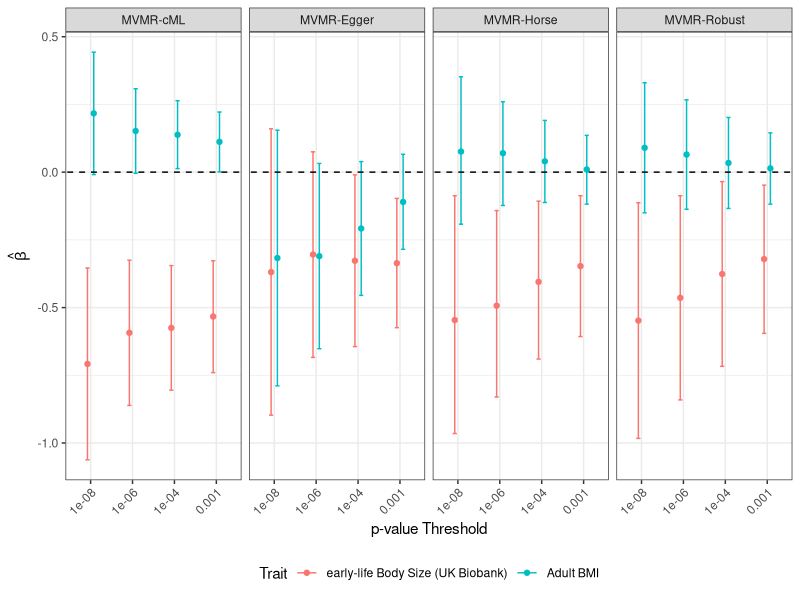
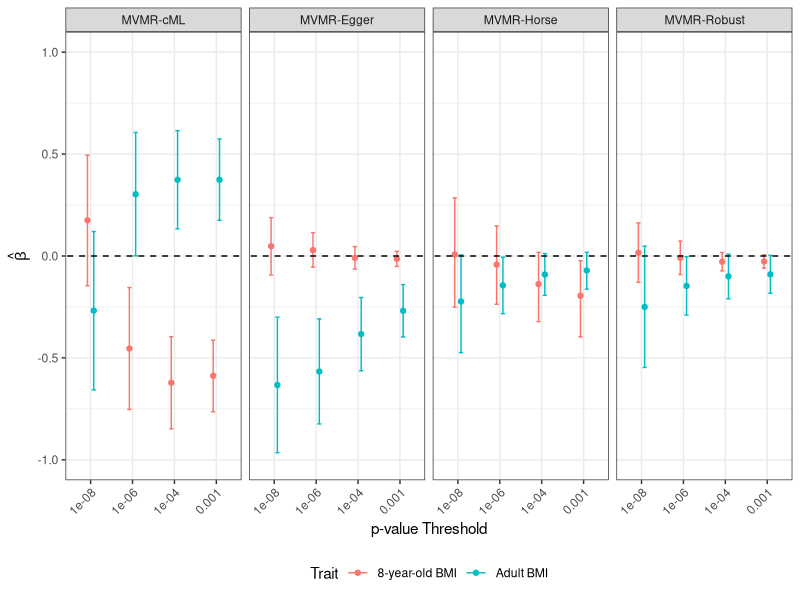

Recreate these plots in R, in order.
library(ggplot2)
library(patchwork)
library(dplyr)
library(ggpubr)

df1 = read.csv("k=3_body_size_real.csv")
df2 = read.csv("k=3_bmi_real.csv")
 
df1$pval = factor((df1$pval), levels = c(1e-8, 1e-6, 1e-4, 1e-3))
df1$Trait = factor((df1$Trait), levels = c(1, 2))

df2$pval = factor((df2$pval), levels = c(1e-8, 1e-6, 1e-4, 1e-3))
df2$Trait = factor((df2$Trait), levels = c(1, 2))




ggplot(df1, aes(x = pval, y = estimate, color = Trait)) +
  geom_point(position = position_dodge(width = 0.3)) +
  geom_errorbar(aes(ymin = `lower`, ymax = `upper`), width = 0.2, position = position_dodge(width = 0.3)) +
  labs(x = "p-value Threshold", y = expression(hat(beta))
  ) +
  theme_bw() +
  facet_wrap(~ Method, nrow = 1, scales = "free_x") + 
  scale_color_manual(values = c("1" = "#F8766D", "2" = "#00BFC4"),
                     labels = c("1" = "early-life Body Size (UK Biobank)", "2" = "Adult BMI")) + 
  geom_abline(intercept = 0, slope = 0, linetype = "dashed") +  theme(legend.position = "bottom") + 
  theme(axis.text.x = element_text(angle = 45, hjust = 1)) 



ggplot(df2, aes(x = pval, y = estimate, color = Trait)) +
  geom_point(position = position_dodge(width = 0.3)) +
  geom_errorbar(aes(ymin = `lower`, ymax = `upper`), width = 0.2, position = position_dodge(width = 0.3)) +
  labs(x = "p-value Threshold", y = expression(hat(beta))
  ) +
  theme_bw() +
  facet_wrap(~ Method, nrow = 1, scales = "free_x") + 
  ylim(c(-1, 1)) +   scale_color_manual(values = c("1" = "#F8766D", "2" = "#00BFC4"),
                                        labels = c("1" = "8-year-old BMI", "2" = "Adult BMI"))+ 
  geom_abline(intercept = 0, slope = 0, linetype = "dashed") +  theme(legend.position = "bottom") + 
  theme(axis.text.x = element_text(angle = 45, hjust = 1)) 




